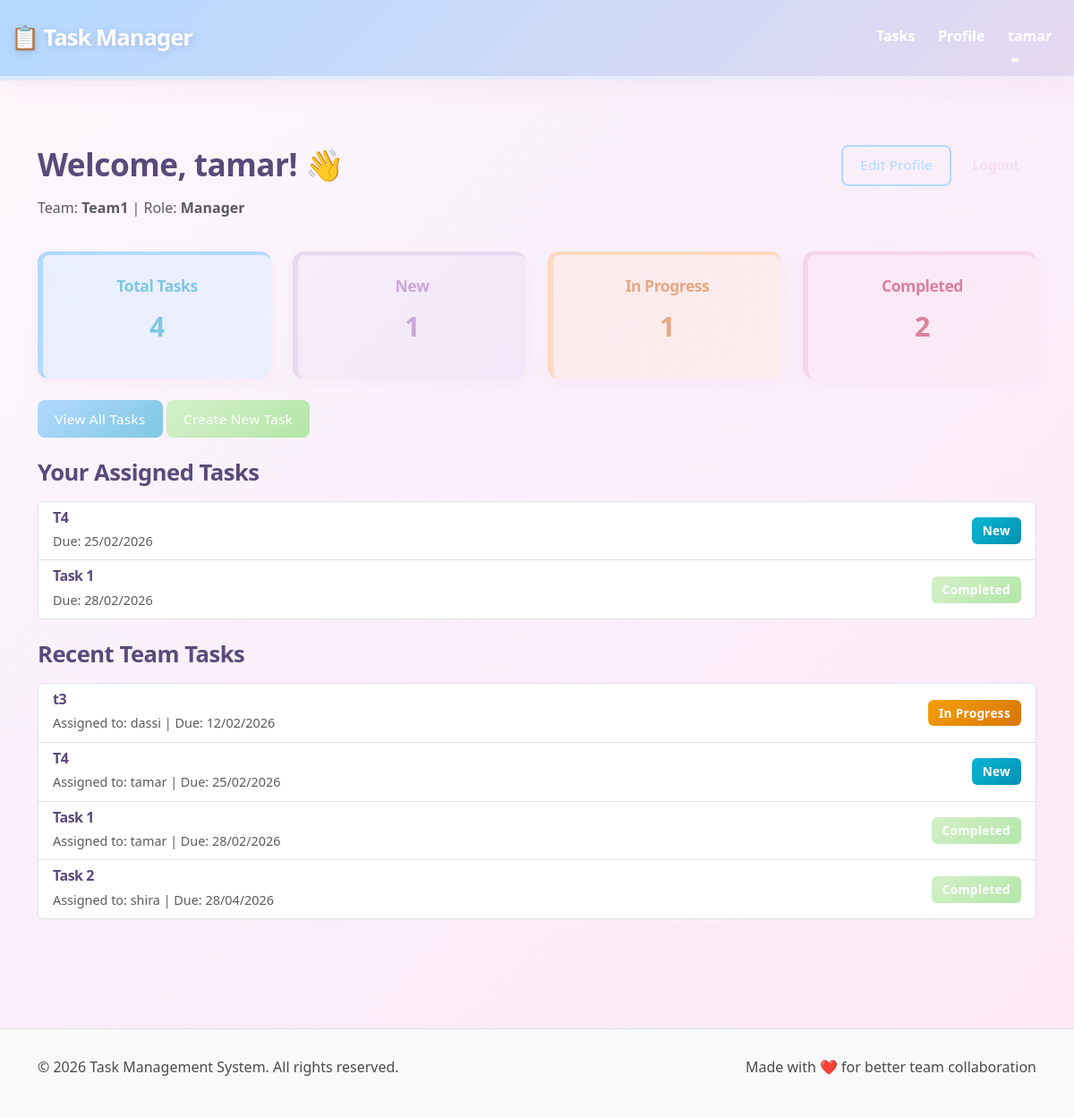
The page / (signed in) on the database as committed earlier.
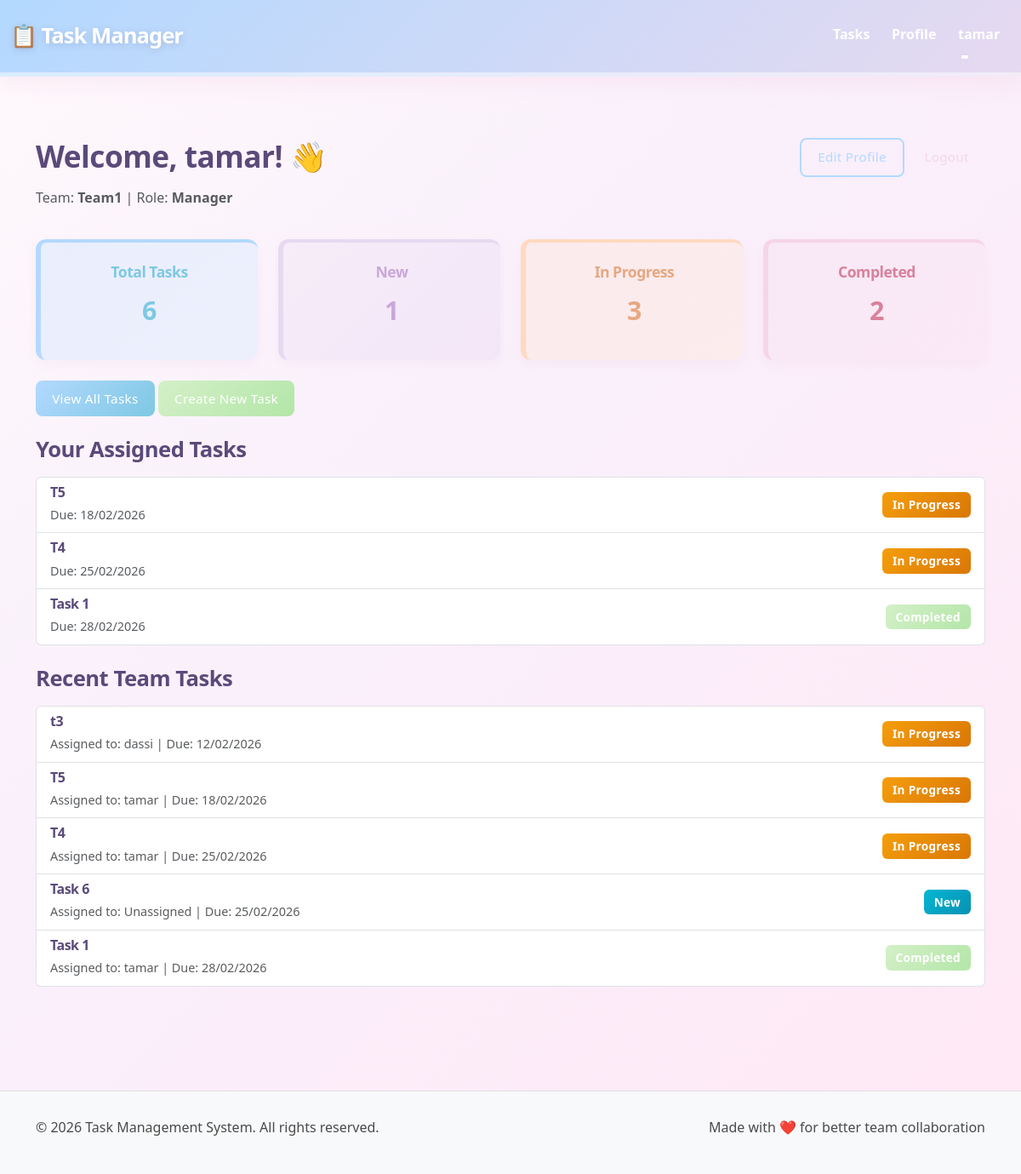
The same page on the database as committed later.
### App1/models.py (models this page shows, shortened)
class Task(models.Model):
    STATUS_CHOICES = [
        ('New', 'New'),
        ('In Progress', 'In Progress'),
        ('Completed', 'Completed'),
    ]
    title = models.CharField(max_length=200)
    description = models.TextField()
    due_date = models.DateField()
    status = models.CharField(max_length=20, choices=STATUS_CHOICES, default='New')
    team = models.ForeignKey(Team, on_delete=models.CASCADE, related_name='tasks')
    assigned_to = models.ForeignKey(CustomUser, on_delete=models.SET_NULL, null=True, blank=True, related_name='assigned_tasks')
    class Meta:
        verbose_name = "Task"
        verbose_name_plural = "Tasks"
        ordering = ['due_date'] #חוסך מיון לפי תאריך

class CustomUser(AbstractUser):
    ROLE_CHOICES = [
        ('Manager', 'Manager'),
        ('Employee', 'Employee'),
    ]
    team = models.ForeignKey(Team, on_delete=models.SET_NULL, null=True, blank=True, related_name='members')
    role = models.CharField(max_length=10, choices=ROLE_CHOICES, default='Employee')

### App1/views.py (the view)
# urls.py: path('', views.home, name='home'),
def home(request):
    if request.user.is_authenticated:
        user = request.user
        team = user.team
        if team:
            all_tasks = Task.objects.filter(team=team).order_by('due_date')
            assigned_tasks = all_tasks.filter(assigned_to=user)
            task_stats = {
                'total': all_tasks.count(),
                'new': all_tasks.filter(status='New').count(),
                'in_progress': all_tasks.filter(status='In Progress').count(),
                'completed': all_tasks.filter(status='Completed').count(),
            }
        else:
            all_tasks = Task.objects.none()
            assigned_tasks = Task.objects.none()
            task_stats = {'total': 0, 'new': 0, 'in_progress': 0, 'completed': 0}
        context = {
            'user': user,
            'team': team,
            'recent_tasks': all_tasks[:5],
            'assigned_tasks': assigned_tasks,
            'task_stats': task_stats,
        }
        return render(request, 'home.html', context)
    return render(request, 'home.html')

### App1/templates/home.html (shortened to what the changed rows need)
{% extends 'base.html' %}
{% load static %}
{% block content %}
<div class="container py-5">
    {% if user.is_authenticated %}
        <div class="row mb-4" style="animation: slideInLeft 0.6s ease-out;">
            <div class="col-md-8">
                <h1>Welcome, {{ user.username }}! 👋</h1>
            </div>
        </div>
        {% if user.team %}
            <div class="row mb-4">
                <div class="col-md-3">
                    <div class="card text-center" style="background: linear-gradient(135deg, rgba(179, 217, 255, 0.25), rgba(212, 233, 255, 0.35)); border-left: 6px solid #b3d9ff; border-top: 4px solid #b3d9ff;">
                        <div class="card-body">
                            <h5 class="card-title" style="color: #7ec8e3;">Total Tasks</h5>
                            <h2 style="color: #7ec8e3; font-weight: 800;">{{ task_stats.total }}</h2>
                        </div>
                    </div>
                </div>
                <div class="col-md-3">
                    <div class="card text-center" style="background: linear-gradient(135deg, rgba(230, 217, 240, 0.25), rgba(230, 211, 242, 0.35)); border-left: 6px solid #e6d9f0; border-top: 4px solid #e6d9f0;">
                        <div class="card-body">
                            <h5 class="card-title" style="color: #c9a8d9;">New</h5>
                            <h2 style="color: #c9a8d9; font-weight: 800;">{{ task_stats.new }}</h2>
                        </div>
                    </div>
                </div>
                <div class="col-md-3">
                    <div class="card text-center" style="background: linear-gradient(135deg, rgba(255, 217, 192, 0.25), rgba(255, 230, 212, 0.35)); border-left: 6px solid #ffd9c0; border-top: 4px solid #ffd9c0;">
                        <div class="card-body">
                            <h5 class="card-title" style="color: #e6a882;">In Progress</h5>
                            <h2 style="color: #e6a882; font-weight: 800;">{{ task_stats.in_progress }}</h2>
                        </div>
                    </div>
                </div>
                <div class="col-md-3">
                    <div class="card text-center" style="background: linear-gradient(135deg, rgba(245, 213, 232, 0.25), rgba(250, 225, 240, 0.35)); border-left: 6px solid #f5d5e8; border-top: 4px solid #f5d5e8;">
                        <div class="card-body">
                            <h5 class="card-title" style="color: #d9819b;">Completed</h5>
                            <h2 style="color: #d9819b; font-weight: 800;">{{ task_stats.completed }}</h2>
                        </div>
                    </div>
                </div>
            </div>
            <div class="row mb-4">
                <div class="col-md-12">
                    <a href="{% url 'task_list' %}" class="btn btn-primary">View All Tasks</a>
                    {% if user.role == 'Manager' %}
                        <a href="{% url 'create_task' %}" class="btn btn-success">Create New Task</a>
                    {% endif %}
                </div>
            </div>
            {% if assigned_tasks %}
                <div class="row mb-4">
                    <div class="col-md-12">
                        <h3>Your Assigned Tasks</h3>
                        <div class="list-group">
                            {% for task in assigned_tasks|slice:":5" %}
                                <a href="{% url 'task_detail' task.id %}" class="list-group-item list-group-item-action">
                                    <div class="d-flex justify-content-between align-items-center">
                                        <div>
                                            <h6 class="mb-1">{{ task.title }}</h6>
                                            <small class="text-muted">Due: {{ task.due_date|date:"d/m/Y" }}</small>
                                        </div>
                                        <span class="badge bg-{% if task.status == 'New' %}info{% elif task.status == 'In Progress' %}warning{% else %}success{% endif %}">
                                            {{ task.status }}
                                        </span>
                                    </div>
                                </a>
                            {% endfor %}
                        </div>
                    </div>
                </div>
            {% endif %}
            {% if recent_tasks %}
                <div class="row">
                    <div class="col-md-12">
                        <h3>Recent Team Tasks</h3>
                        <div class="list-group">
                            {% for task in recent_tasks %}
                                <a href="{% url 'task_detail' task.id %}" class="list-group-item list-group-item-action">
                                    <div class="d-flex justify-content-between align-items-center">
                                        <div>
                                            <h6 class="mb-1">{{ task.title }}</h6>
                                            <small class="text-muted">
                                                Assigned to: {{ task.assigned_to.username|default:"Unassigned" }} | Due: {{ task.due_date|date:"d/m/Y" }}
                                            </small>
                                        </div>
                                        <span class="badge bg-{% if task.status == 'New' %}info{% elif task.status == 'In Progress' %}warning{% else %}success{% endif %}">
                                            {{ task.status }}
                                        </span>
                                    </div>
                                </a>
                            {% endfor %}
                        </div>
                    </div>
                </div>
            {% endif %}
        {% endif %}
    {% endif %}
</div>
{% endblock %}

Rows that differ between the two databases and show on the page:
no longer on this page (row unchanged): Task: title "Task 2", assigned_to.username "shira", due_date "28/04/2026", status "Completed", shown under "Recent Team Tasks"
added Task: title "T5", due_date "18/02/2026", status "In Progress", assigned_to.username "tamar"
changed Task (number 2 of 5 on the later page): status "New" → "In Progress"
added Task: title "Task 6", assigned_to.username "Unassigned", due_date "25/02/2026", status "New", shown under "Recent Team Tasks"
Other text that changed with them:
{{ task_stats.total }}: "4" → "6"
{{ task_stats.in_progress }}: "1" → "3"
